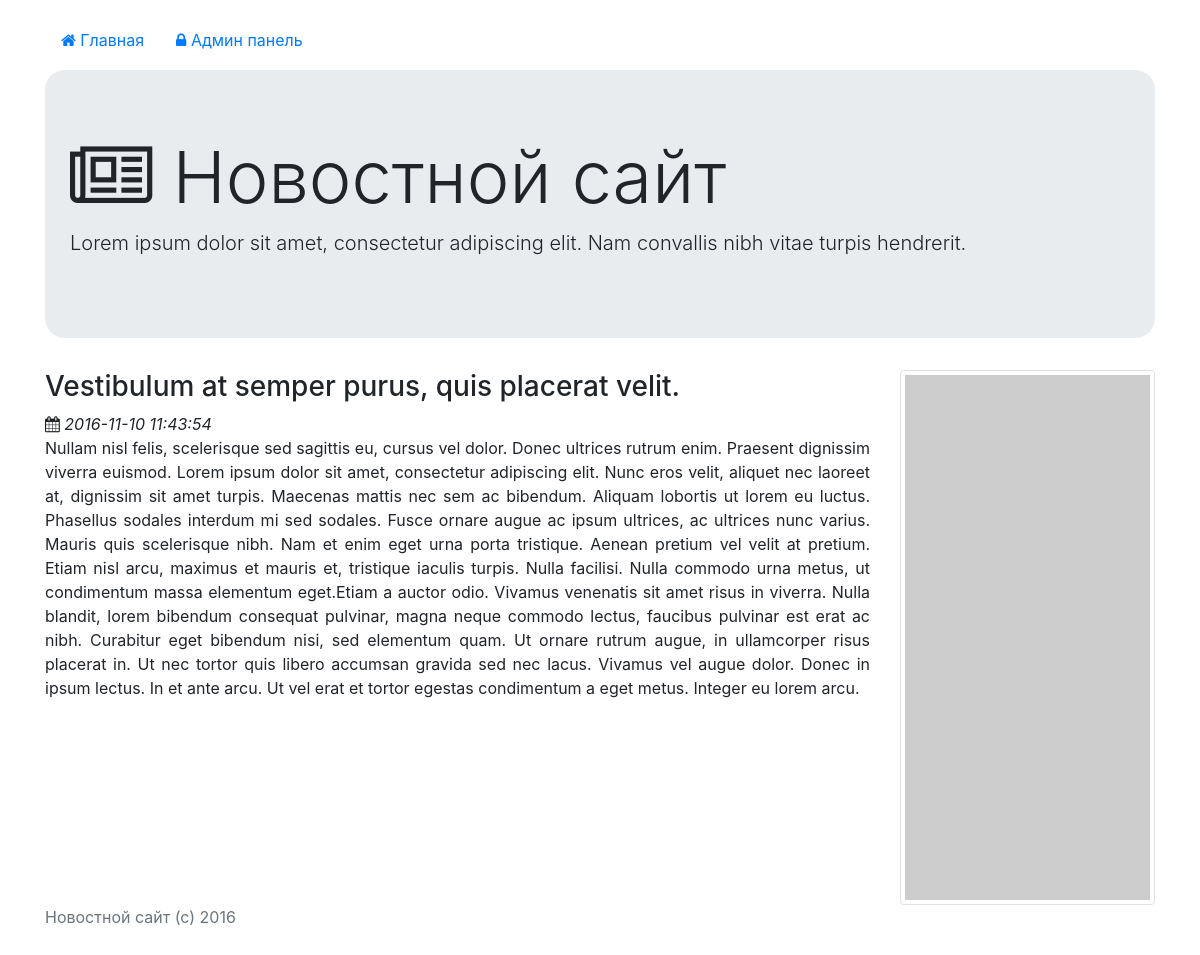
The app's page /show.php?id=8 with its own data.
### tables this page shows
CREATE TABLE IF NOT EXISTS `news` (
  `id` int(11) NOT NULL,
  `title` text NOT NULL,
  `content` text NOT NULL,
  `pub_time` datetime NOT NULL
);

### show.php (the view)
<?php include("db.php"); ?>
<?php include("header.php"); ?>
		<?php
			$id = intval($_REQUEST["id"]);
			$query = "SELECT * FROM `news` WHERE `id` = '$id'";
			$result = mysqli_query($connection, $query);
			$row = mysqli_fetch_array($result);
		?>
			<h3><?php echo $row["title"]; ?></h3>
			<div>
				<i><i class="fa fa-calendar"></i> <?php echo $row["pub_time"]; ?></i>
			</div>
			<div class="text-justify">
				<?php echo $row["content"]; ?>
			</div>
<?php include("footer.php"); ?>

### header.php (style rules this page uses)
html { position: relative; min-height: 100%; }
body { margin-bottom: 60px; }

### records on screen
news: title "Vestibulum at semper purus, quis placerat velit.", pub_time "2016-11-10 11:43:54", content "Nullam nisl felis, scelerisque sed sagittis eu, cursus vel dolor. Donec ultrices rutrum enim. Praesent dignissim viverra euismod. Lorem ipsum dolor sit amet, consectetur adipiscing elit. Nunc eros velit, aliquet nec laoreet at, dignissim sit amet turpis. Maecenas mattis nec sem ac bibendum. Aliquam lobortis ut lorem eu luctus. Phasellus sodales interdum mi sed sodales. Fusce ornare augue ac ipsum ultrices, ac ultrices nunc varius. Mauris quis scelerisque nibh. Nam et enim eget urna porta tristique. Aenean pretium vel velit at pretium. Etiam nisl arcu, maximus et mauris et, tristique iaculis turpis. Nulla facilisi. Nulla commodo urna metus, ut condimentum massa elementum eget.Etiam a auctor…"
